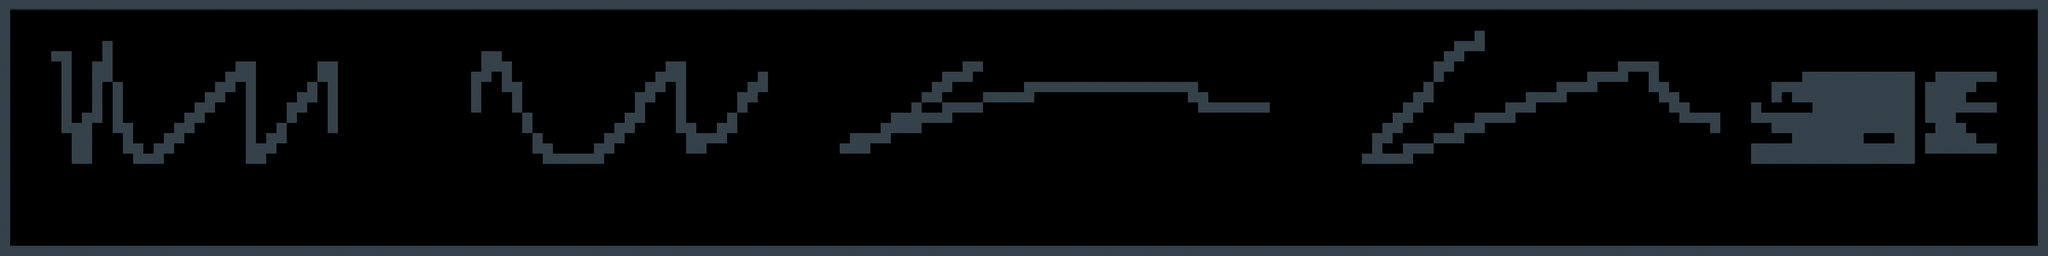

Rendered tile map (Tiled .tmx) drawn with the repository's tilesets; below, a short description and the map source with its tile grids summarised:
An orthogonal 200x25 tile map with 32x32 px tiles, 1 tile layer (TileLayer) and 8 objects.

<map version="1.0" orientation="orthogonal" width="200" height="25" tilewidth="32" tileheight="32">
 <tileset firstgid="1" name="diffuse" tilewidth="32" tileheight="32">
  <image source="diffuse.png" width="512" height="320" />
 </tileset>
 <layer name="TileLayer" width="200" height="25">
  <data>[5000 cells, 891 non-empty, 3 distinct tile ids]</data>
 </layer>
 <objectgroup name="StaticObjects" width="200" height="25">
  <object x="6373" y="-3" width="24" height="771" />
  <object x="3" y="3" width="26" height="762" />
  <object x="5" y="769" width="6317" height="29" />
  <object x="33" y="2" width="6335" height="28" />
 </objectgroup>
 <objectgroup color="#10a400" name="SplittableObjects" width="200" height="25">
  <object x="1185" y="576">
   <properties>
    <property name="Body" value="static" />
    <property name="SplitDir" value="down" />
    <property name="TexCoords" value="0,1,1,1,1,0,0,0" />
    <property name="Texture" value="planks.png" />
   </properties>
   <polygon points="0,0 -35,-1 -34,-392 0,-391" />
  </object>
  <object x="802" y="159">
   <properties>
    <property name="Body" value="static" />
    <property name="SplitDir" value="right" />
    <property name="TexCoords" value="0,1,1,1,1,0,0,0" />
    <property name="Texture" value="planks.png" />
   </properties>
   <polygon points="0,0 0,31 320,35 253,2" />
  </object>
  <object x="804" y="192">
   <properties>
    <property name="Body" value="static" />
    <property name="SplitDir" value="down" />
    <property name="TexCoords" value="0,1,1,1,1,0,0,0" />
    <property name="Texture" value="planks.png" />
   </properties>
   <polygon points="0,0 31,0 29,479 -2,480" />
  </object>
  <object x="753" y="193">
   <properties>
    <property name="Body" value="static" />
    <property name="SplitDir" value="down" />
    <property name="TexCoords" value="0,1,1,1,1,0,0,0" />
    <property name="Texture" value="planks.png" />
   </properties>
   <polygon points="0,0 31,0 29,479 -2,480" />
  </object>
 </objectgroup>
</map>
